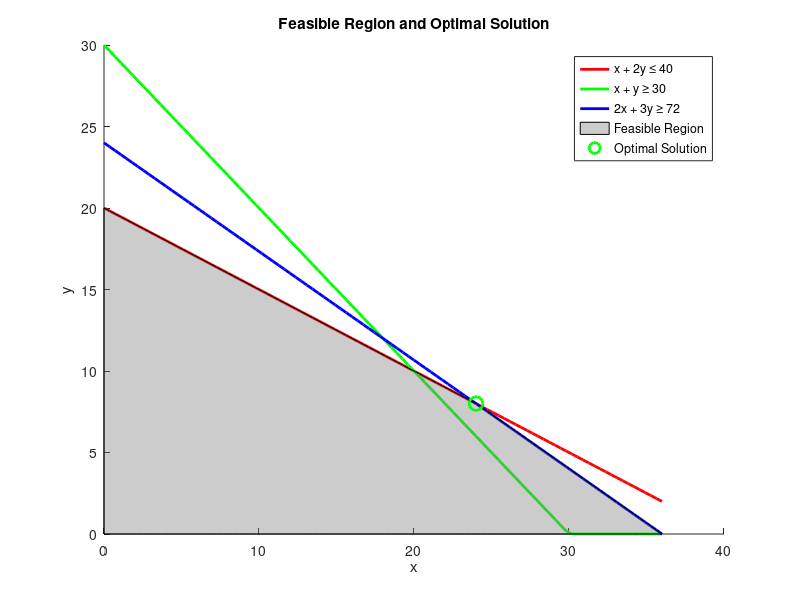

Write MATLAB code to recreate this figure.
% Define the objective function coefficients
c = [4; 1];

% Define the inequality constraint matrix and vector
A = [1, 2; -1, -1; -2, -3];
b = [40; -30; -72];

% Define lower bounds for variables
lowerBounds = [0; 0];

% Generate points for plotting the inequalities
x_vals = linspace(0, 36, 100);
y1_vals = (40 - x_vals) / 2;
y2_vals = max(0, 30 - x_vals);
y3_vals = max((72 - 2*x_vals) / 3, 0);

% Plot the feasible region
figure;
hold on;

% Plot the inequalities
plot(x_vals, y1_vals, 'r', 'LineWidth', 2);  % x + 2y ≤ 40
plot(x_vals, y2_vals, 'g', 'LineWidth', 2);   % x + y ≥ 30
plot(x_vals, y3_vals, 'b', 'LineWidth', 2);    % 2x + 3y ≥ 72

% Highlight the feasible region
x_fill = [x_vals, fliplr(x_vals)];
y_fill = [min(y1_vals, max(y2_vals, y3_vals)), zeros(size(x_vals))];
fill(x_fill, y_fill, [0.5, 0.5, 0.5], 'FaceAlpha', 0.4);

% Calculate the optimal solution point
optimal_x = 24;  
optimal_y = 8;

% Plot the optimal solution point
plot(optimal_x, optimal_y, 'go', 'MarkerSize', 10, 'LineWidth', 2);

% Set plot properties
title('Feasible Region and Optimal Solution');
xlabel('x');
ylabel('y');
legend('x + 2y \leq 40', 'x + y \geq 30', '2x + 3y \geq 72', 'Feasible Region', 'Optimal Solution');

hold off;
